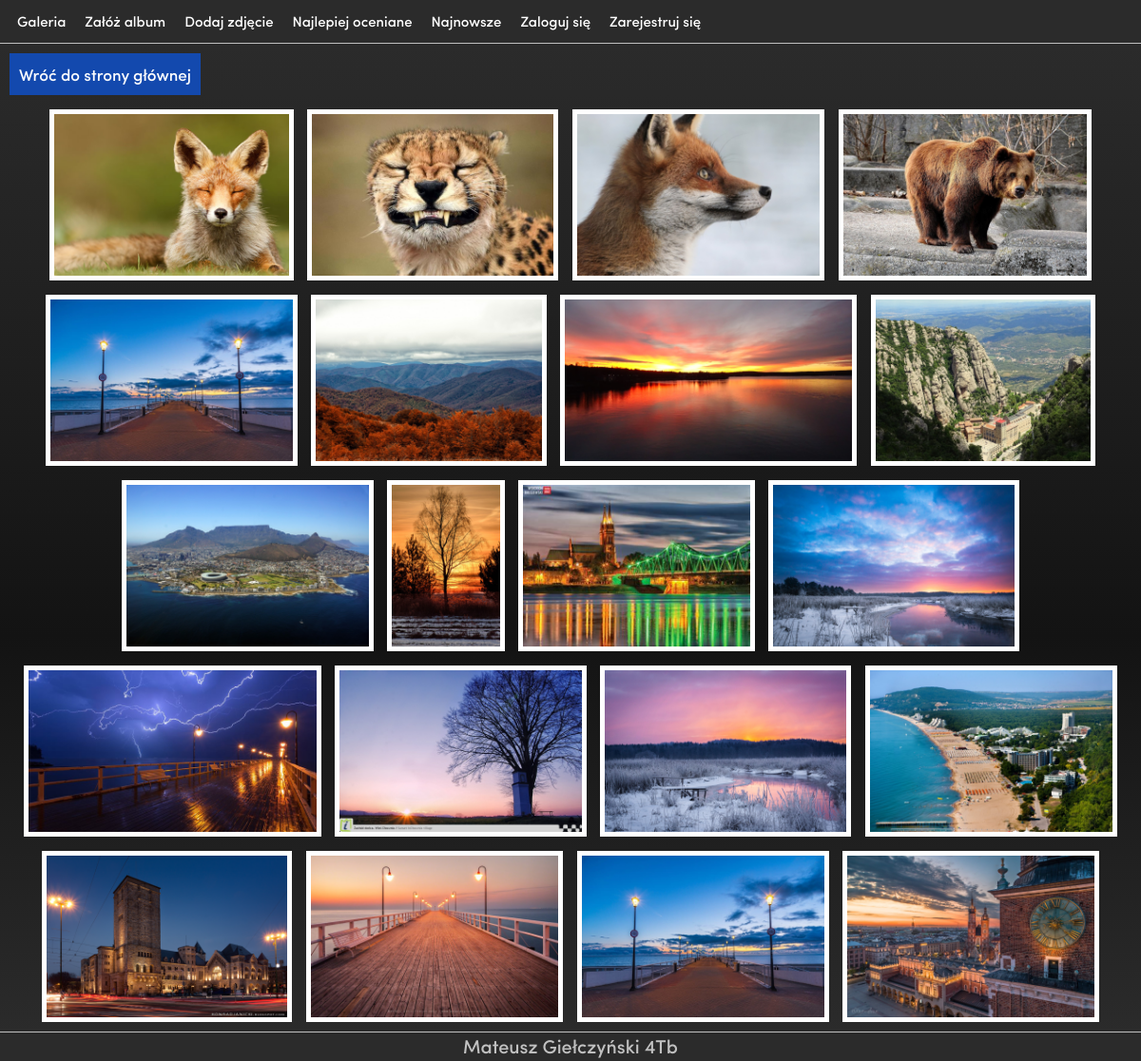
Screenshot of /main/nowe-foto.php with the database file from the repository.
### tables this page shows
CREATE TABLE `zdjecia` (
  `id` int(11) NOT NULL,
  `opis` varchar(255) NOT NULL,
  `id_albumu` int(11) NOT NULL,
  `data` datetime NOT NULL DEFAULT current_timestamp(),
  `zaakceptowane` tinyint(1) NOT NULL
);

### main/nowe-foto.php (the view, shortened to what this page needs)
<!DOCTYPE html>
<head>
    <link rel="stylesheet" href="..\style\style.css">
    <link rel="stylesheet" href="..\style\menu_style.css">
</head>
<body>
<?php
  include("../include/menu.php");
  ?>
<div id="background" style="text-align:center;">
<p style="text-align:left;">
<a href="../index.php" style="background: var(--color4); text-decoration: none; margin: 10px; padding: 10px; display:inline-block" > Wróć do strony głównej</a><br></p>
<?php
include("../include/baza.php");
$result=mysqli_query($baza,"SELECT `zdjecia`.`id` as 'id_zdjecia', `zdjecia`.`data`, `albumy`.`tytul`, `uzytkownicy`.`login`, `zdjecia`.`id_albumu`
FROM `zdjecia` , `albumy`,`uzytkownicy`
WHERE `zdjecia`.`zaakceptowane`=1 AND `uzytkownicy`.`id`=`albumy`.`id_uzytkownika` AND `zdjecia`.`id_albumu`=`albumy`.`id`
ORDER BY `zdjecia`.`data` DESC
LIMIT 20");
while($zdjecie=mysqli_fetch_assoc($result)){
    $data = DateTime::createFromFormat("Y-m-d H:i:s",$zdjecie["data"])->format("d/m/Y");
    echo('
    <a href="foto.php?id='.$zdjecie['id_zdjecia'].'">
    <div
        data-tooltipText="Tytuł albumu: '.$zdjecie["tytul"].' <br> Właściciel: '.$zdjecie["login"].' <br> Data dodania: '.$data.'" id= "zdj'.$zdjecie["id_zdjecia"].'"
        class="miniaturka_zdj" onmouseover="show_tooltip(this.id)" onmouseout="hide_tooltip()">
        <img src="../photo/'.$zdjecie["id_albumu"].'/'.$zdjecie['id_zdjecia'].'-min.png'.'" alt="" style="height:180px;">
        </div></a>');
}
?>
</div>
<?php include("../include/footer.php");
?>
</body>
</html>

### include/menu.php (shortened to what this page needs)
<nav id='menu' >
    <ul>
        <li> <a href="index.php" class= "menu-item" src="">Galeria</a></li>
        <li> <a href= <?php
                    if(isset($_SESSION["user"]))
                    {
                        echo("dodaj-album.php");
                    }
                    else
                    {
                        echo("logreg.php");
                    }
                    ?> class= "menu-item" src="">Załóż album</a></li>
        <li><a href=<?php
                    if(isset($_SESSION["user"]))
                    {
                        echo("wybierz-album.php");
                    }
                    else
                    {
                        echo("logreg.php");
                    }
                        ?> class= "menu-item" src="">Dodaj zdjęcie</a></li>
        <li> <a href="top-foto.php" class= "menu-item" src="">Najlepiej oceniane</a></li>
        <li><a href="nowe-foto.php" class= "menu-item" src="">Najnowsze</a></li>
        <?php
            if(isset($_SESSION["user"]))
            {
                echo('<li><a href="wyloguj.php" class= "menu-item" src="">Wyloguj się</a></li>');
            }
            else
            {
                echo('<li><a href="logreg.php" class= "menu-item" src="">Zaloguj się</a></li>
                <li><a href="logreg.php?register=true" class= "menu-item" src="">Zarejestruj się</a></li>
                ');
            }
        ?>
    </ul>
</nav>

### include/footer.php
<div style="width:100%; height:30px; text-align:center; font-size:20px; background:var(--color2); color:var(--color35);">Mateusz Giełczyński 4Tb</div>

### style/style.css (style rules this page uses)
* { font-family: custom_font; box-sizing: border-box; margin: 0px; font-size: 17px; }
body { margin: 0px; box-sizing: border-box; color: white; background: black; }
#background { min-height: calc(100vh - 75px); background: linear-gradient(var(--color2),var(--color1) 60%,var(--color2)); border-top: 1px solid var(--color35); border-bottom: 1px solid var(--color35); }
.miniaturka_zdj { display: inline-block; }
img { display:inline-block; margin:5px; border: 5px solid white; }
a { text-decoration: none; color:white; cursor:pointer; }

### style/menu_style.css (style rules this page uses)
#menu { background: var(--color2); color: var(--color3); height: 45px; padding-left: 8px; border-radius: 0px; }
#menu ul, #menu li { margin: 0 auto; padding: 0; list-style: none }
#menu ul { width: 100%; }
#menu li { float: left; display: inline; position: relative; }
#menu a { display: block; line-height: 45px; padding: 0 10px; text-decoration: none; color: white; font-size: 15px; }

### rows the page displays
zdjecia: shows a picture
zdjecia: shows a picture
zdjecia: shows a picture
zdjecia: shows a picture
zdjecia: shows a picture
zdjecia: shows a picture
zdjecia: shows a picture
zdjecia: shows a picture
zdjecia: shows a picture
zdjecia: shows a picture
zdjecia: shows a picture
zdjecia: shows a picture
zdjecia: shows a picture
zdjecia: shows a picture
zdjecia: shows a picture
zdjecia: shows a picture
zdjecia: shows a picture
zdjecia: shows a picture
